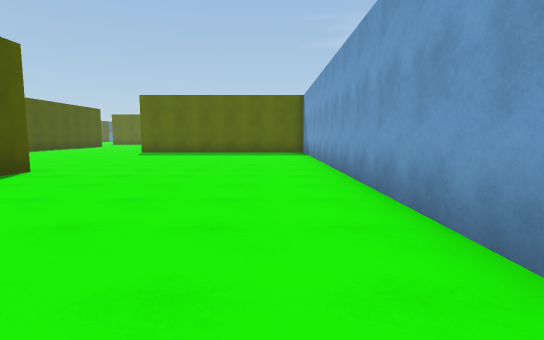
view 1 (above)

24 first-person views from a walk through a 3-D level made in the Unity game engine. The camera is 1.3 m above the floor, tilts 6° down and sees 80° across. The floor is counted in squares, 2 m on a side. Each view is taken from the middle of a square. On the plan, view 1 faces up. The plan holds only what a view shows up to about 10 squares ahead; the rest is blank. The place goes on beyond the plan. The player is left out.

view 2
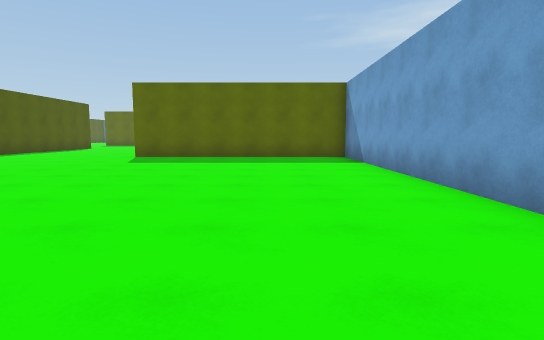

view 3
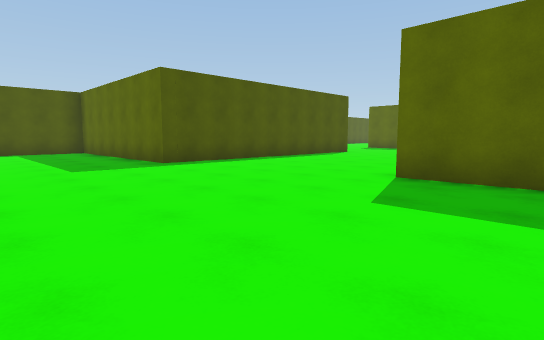

view 4
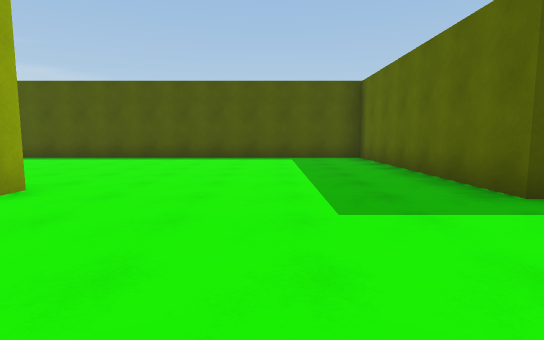

view 5
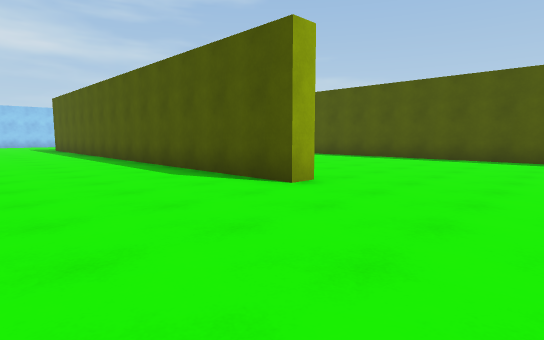

view 6
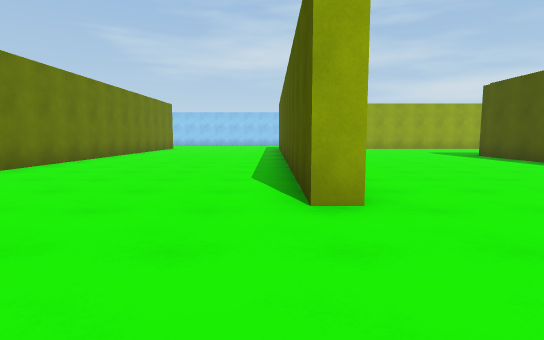

view 7
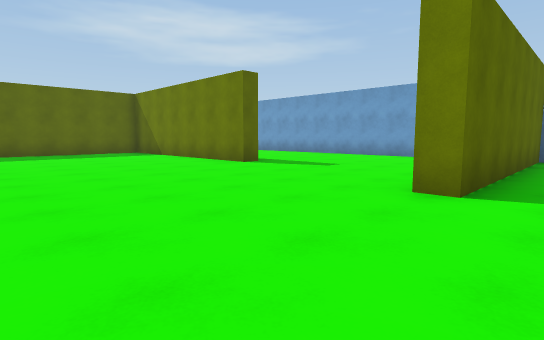

view 8
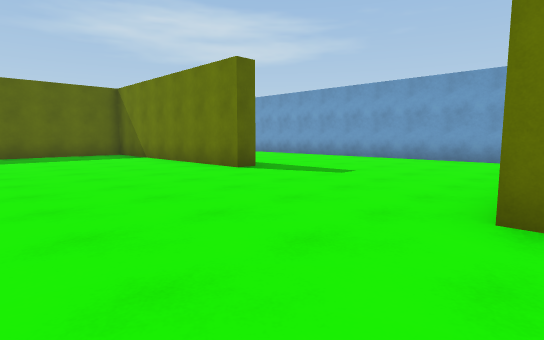

view 9
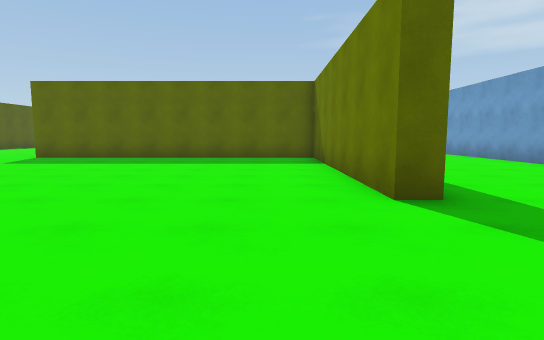

view 10
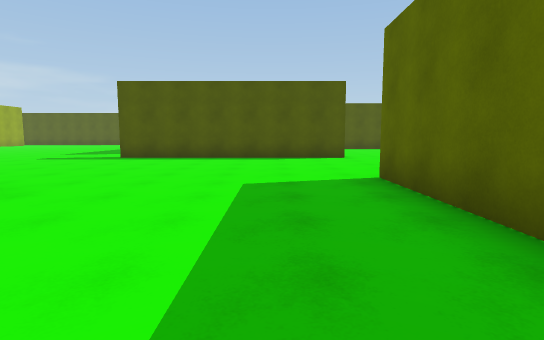

view 11
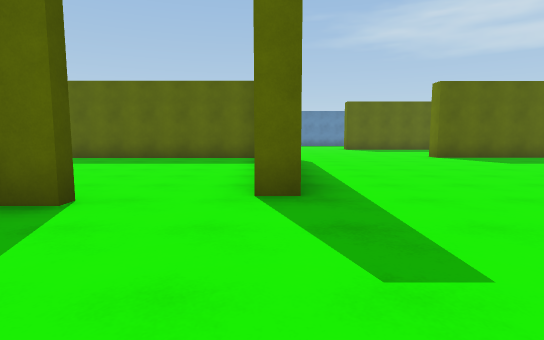

view 12
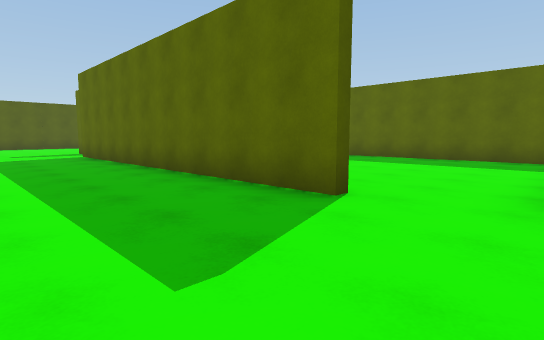

view 13
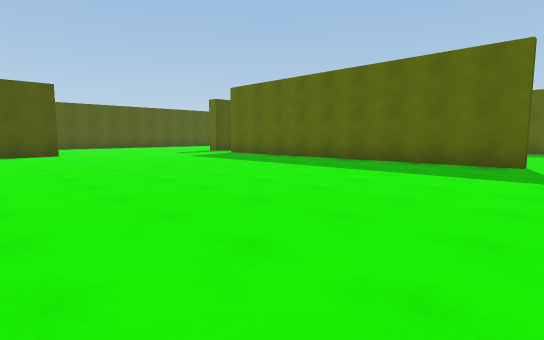

view 14
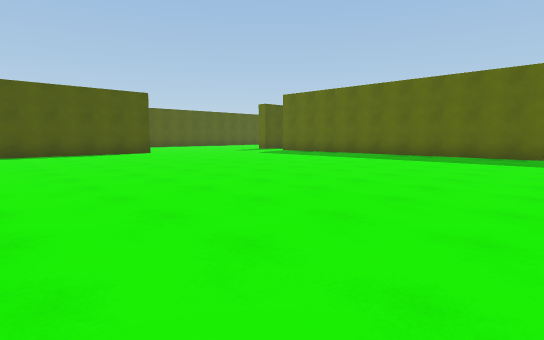

view 15
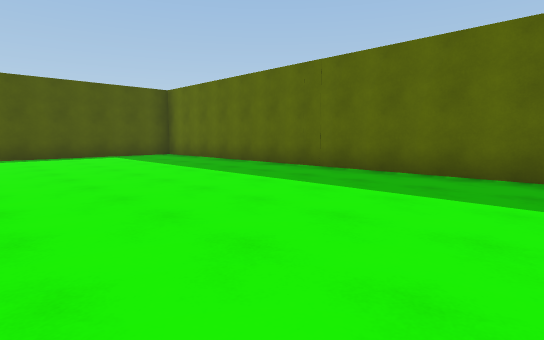

view 16
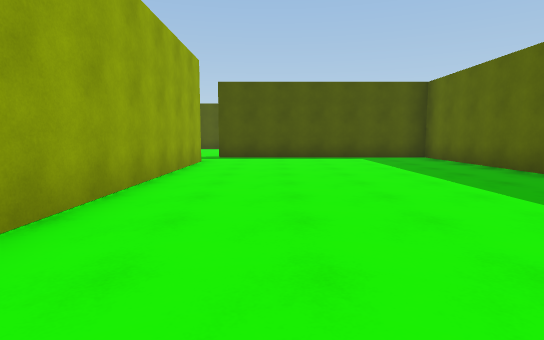

view 17
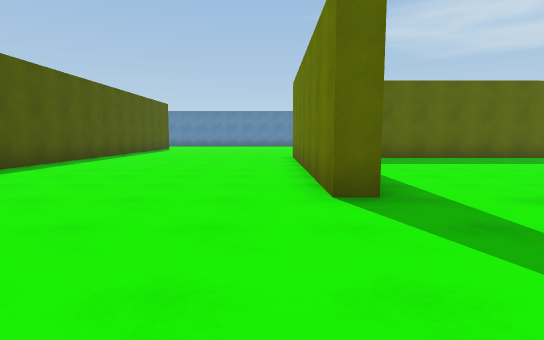

view 18
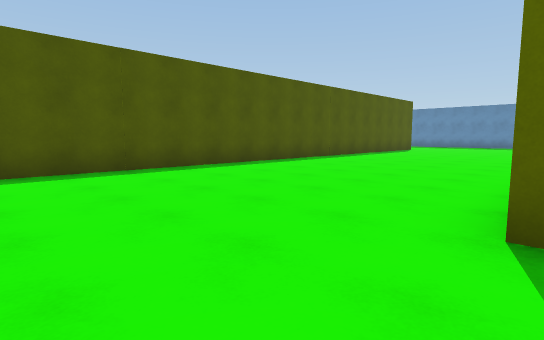

view 19
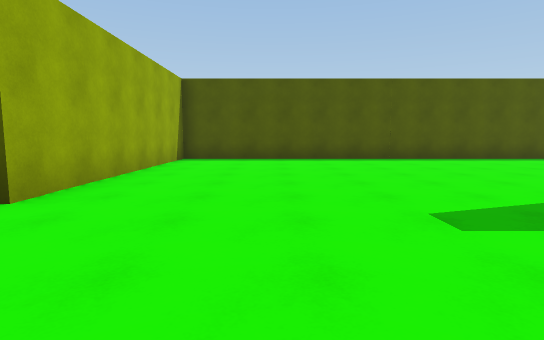

view 20
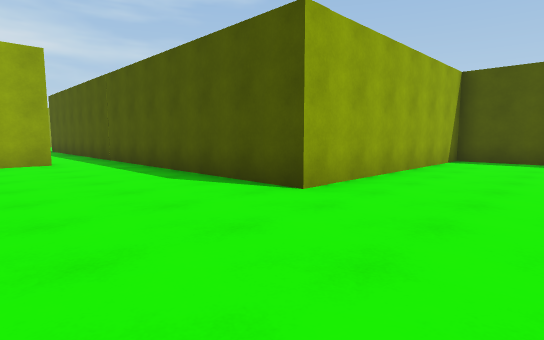

view 21
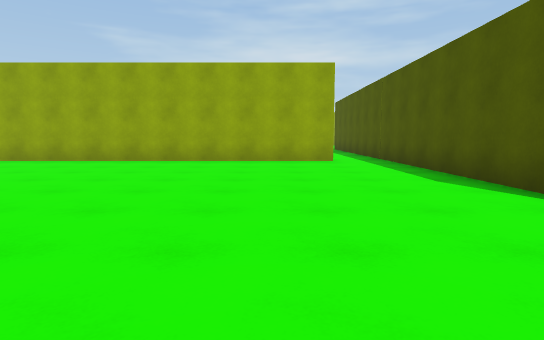

view 22
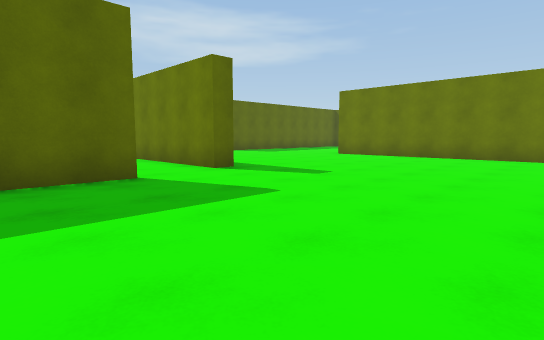

view 23
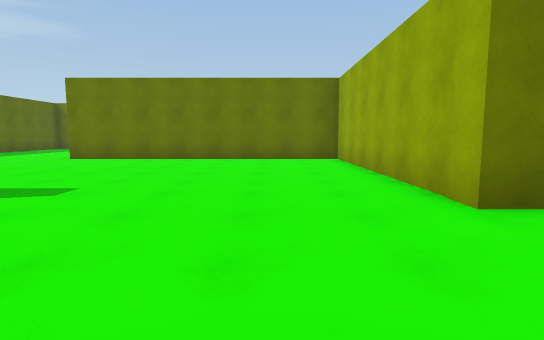

view 24
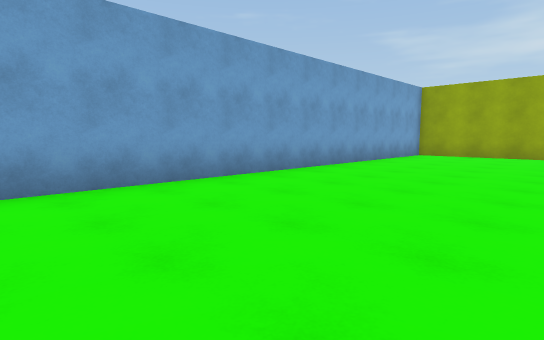

### Floor plan
Points are (right, up) in squares from view 1. A wall is a line through its corners. A room is listed if a view was taken in it or the views show most of it. See-through windows are left out.
Room 1 (views 1, 2, 3, 4, 5, 6, 7, 8, 9, 10, 11, 12, 13, 14, 17, 18, 19, 20, 21, 22, 23, 24)
walls: (-17.2, 11.5) (-17.2, 12.1) (-10.8, 12.1) (-10.8, 19.8); (-10.9, 6) (-10.4, 6) (-10.4, -1.9); (-10.4, 15) (-10.4, 11.6) (-16.7, 11.6) (-16.7, -1.1); (-4.4, 6) (-4.4, 5.2); (-18.9, 18) (-28.2, 18); (-3.2, 18.4) (-3.8, 18.4) (-3.8, 24.7) (-12.1, 24.7) (-12.1, 25.1); (-4.9, -1.1) (-4.9, 3); (1.3, 14.5) (1.3, 18); (-16.7, 25.2) (-16.7, 18.4) (-17.2, 18.4) (-17.2, 19.4); (-28.6, 6.6) (-19.9, 6.6); (-29.9, 18.4) (-30.3, 18.4) (-30.3, 25); (1.3, 22.4) (1.3, 25.1); (-2, -7.3) (0, -7.3); (1.3, -6) (1.3, 13) (-5.2, 13) (-5.2, 13.5); (-36.3, 25.1) (-36.3, 12.5) (-30.1, 12.5) (-30.1, 6.5)
ways out: opening at (-29, 18) to room 2; opening at (-18, 19) to room 2; opening at (-29, 6)
Room 2 (views 15, 16)
walls: (-28.2, 18.2) (-22, 18.2); (-17.5, 24.7) (-29.9, 24.7) (-29.9, 18.4); (-17.2, 19.4) (-17.2, 22.4)
ways out: opening at (-29, 18) to room 1; opening at (-18, 19) to room 1

Where each view was taken, in squares from view 1:
view 1: 0 up, 0 right, facing up
view 2: 3 up, 1 left, facing up
view 3: 8 up, 3 left, facing up-left
view 4: 9 up, 7 left, facing left
view 5: 9 up, 7 left, facing down-left
view 6: 9 up, 10 left, facing down
view 7: 12 up, 9 left, facing up-right
view 8: 13 up, 8 left, facing up-right
view 9: 15 up, 5 left, facing up
view 10: 23 up, 7 left, facing left
view 11: 15 up, 17 left, facing up
view 12: 15 up, 17 left, facing up-left
view 13: 10 up, 18 left, facing up-left
view 14: 7 up, 18 left, facing up-left
view 15: 19 up, 19 left, facing up-left
view 16: 20 up, 20 left, facing left
view 17: 15 up, 31 left, facing up
view 18: 16 up, 30 left, facing up-left
view 19: 15 up, 27 left, facing left
view 20: 15 up, 27 left, facing down-left
view 21: 15 up, 27 left, facing down
view 22: 13 up, 21 left, facing up-right
view 23: 14 up, 20 left, facing right
view 24: 4 up, 3 left, facing down-right
